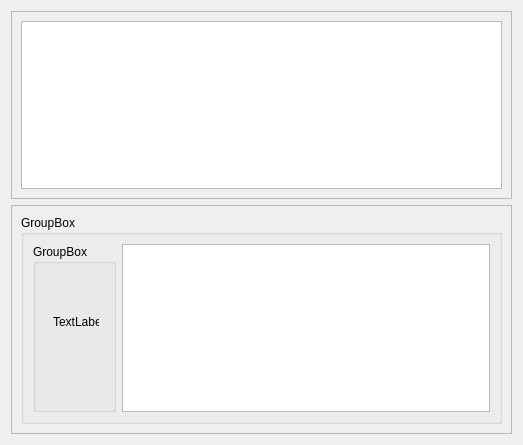
<?xml version="1.0" encoding="UTF-8"?>
<ui version="4.0">
 <class>Adress</class>
 <widget class="QWidget" name="Adress">
  <property name="geometry">
   <rect>
    <x>0</x>
    <y>0</y>
    <width>523</width>
    <height>445</height>
   </rect>
  </property>
  <property name="windowTitle">
   <string>Form</string>
  </property>
  <layout class="QGridLayout" name="gridLayout_2">
   <item row="0" column="0">
    <layout class="QVBoxLayout" name="verticalLayout">
     <item>
      <widget class="QFrame" name="frame">
       <property name="frameShape">
        <enum>QFrame::StyledPanel</enum>
       </property>
       <property name="frameShadow">
        <enum>QFrame::Raised</enum>
       </property>
       <layout class="QGridLayout" name="gridLayout">
        <item row="0" column="0">
         <widget class="QTableView" name="tableView"/>
        </item>
       </layout>
      </widget>
     </item>
     <item>
      <widget class="QFrame" name="frame_2">
       <property name="frameShape">
        <enum>QFrame::StyledPanel</enum>
       </property>
       <property name="frameShadow">
        <enum>QFrame::Raised</enum>
       </property>
       <layout class="QGridLayout" name="gridLayout_3">
        <item row="0" column="0">
         <widget class="QGroupBox" name="groupBox">
          <property name="sizePolicy">
           <sizepolicy hsizetype="Expanding" vsizetype="Expanding">
            <horstretch>0</horstretch>
            <verstretch>0</verstretch>
           </sizepolicy>
          </property>
          <property name="title">
           <string>GroupBox</string>
          </property>
          <layout class="QGridLayout" name="gridLayout_4">
           <item row="0" column="1">
            <widget class="QListView" name="listView"/>
           </item>
           <item row="0" column="0">
            <widget class="QGroupBox" name="groupBox_2">
             <property name="title">
              <string>GroupBox</string>
             </property>
             <widget class="QLabel" name="label">
              <property name="geometry">
               <rect>
                <x>20</x>
                <y>70</y>
                <width>46</width>
                <height>16</height>
               </rect>
              </property>
              <property name="text">
               <string>TextLabel</string>
              </property>
             </widget>
            </widget>
           </item>
          </layout>
         </widget>
        </item>
       </layout>
      </widget>
     </item>
    </layout>
   </item>
  </layout>
 </widget>
 <resources/>
 <connections/>
</ui>
